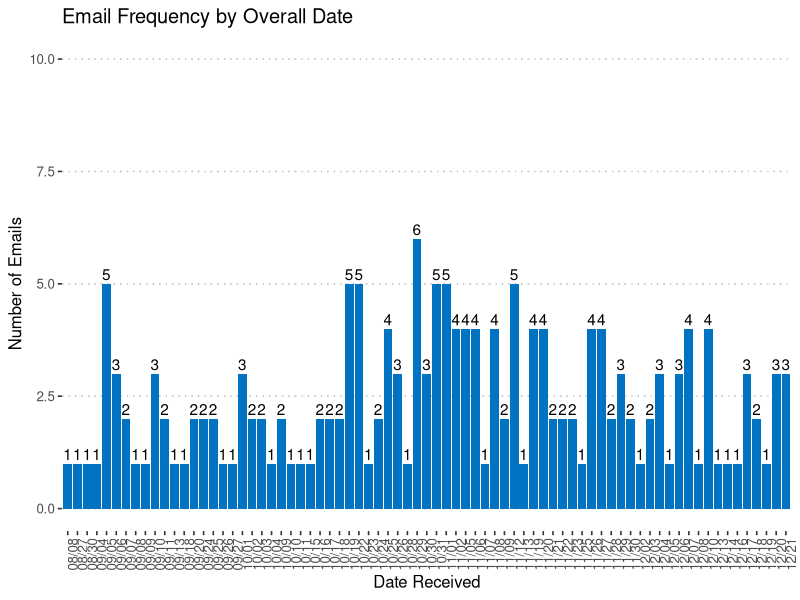
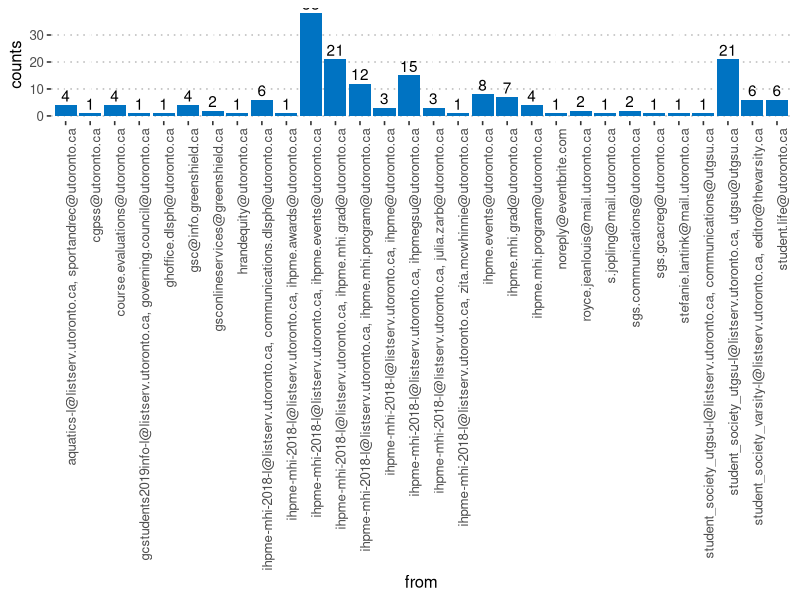
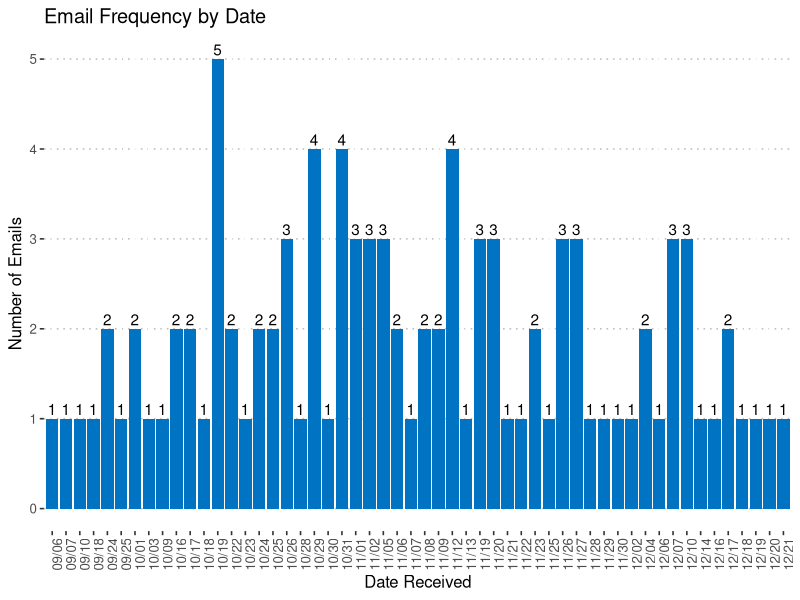
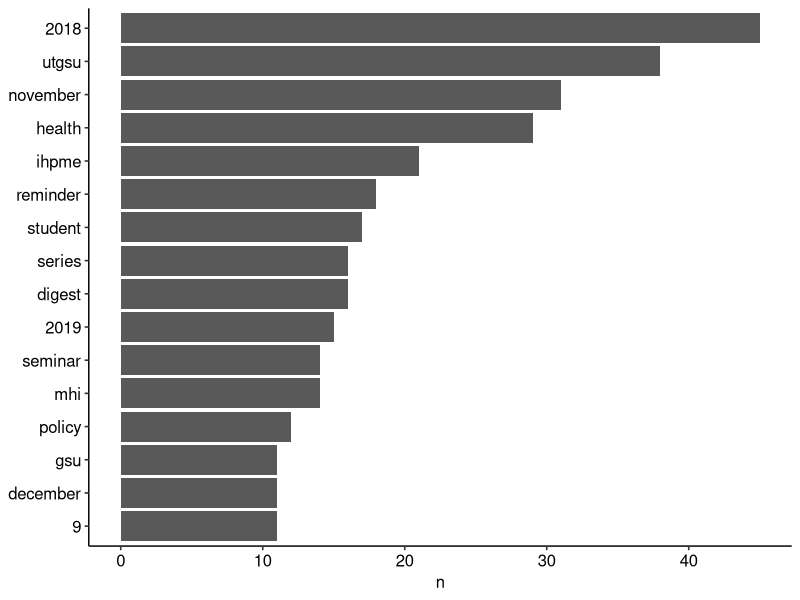

The R source for these figures, in order: (Note: this script raises an error after producing the figures.)
## ---- chunk 1
library(knitr)
library(formatR)
# Set to wrap long lines in R
opts_chunk$set(tidy.opts=list(width.cutoff=60),tidy=TRUE)
## ---- chunk 2
# Set working directory
setwd("~/repos/email_report/")

# Include libraries
library(ggplot2)
library(reshape2)
library(ggpubr)
library(knitr)
library(dplyr)
library(tidytext)
library(janeaustenr)
library(stringr)
library(tidyr)
library(tidytext)
library(ggraph)
library(igraph)
library(wordcloud)
library(scales)

# Set figure theme
theme_set(theme_pubr())

# Import dataset
mhi_email <- read.csv(file="mhi-email_original.csv", header = TRUE, stringsAsFactors = FALSE)

# Sanitize date
mhi_email$date <- format(as.Date(mhi_email$date, "%Y-%m-%d"), format="%m/%d") 

# Check missing data and data description
summary(mhi_email)
sapply(mhi_email,function(x) sum(is.na(x)))
str(mhi_email)
## ---- chunk 3
# Compute the frequency.
df <- mhi_email %>%
  group_by(date) %>%
  summarise(counts = n())
df


# Create bar plot.
ggplot(data=df, aes(x = date, y = counts)) +
  ggtitle("Email Frequency by Overall Date") +
  theme(plot.title = element_text(hjust = 0.5)) +
  labs(x = "Date Received", y = "Number of Emails") +
  scale_y_continuous(limits = c(0, 10)) +
  geom_bar(fill = "#0073C2FF", stat = "identity") +
  geom_text(aes(label = counts), vjust = -0.3) + 
  theme_pubclean() +
  theme(axis.text.x = element_text(angle = 90, hjust = 1))
## ---- chunk 4
# Compute the frequency.
df <- mhi_email %>%
  group_by(date) %>%
  summarise(counts = n())
df

# August
df8 <- df[grep("08/", df$date, perl = TRUE, value = FALSE),]
g8 <- ggplot(df8,aes(date, counts)) +
  scale_y_continuous(limits = c(0, 10)) +
  geom_bar(fill = "#0073C2FF", stat = "identity") +
  geom_text(aes(label = counts), vjust = -0.3) +
  theme_pubclean() +
  theme(axis.title.x = element_blank(),axis.text.x = element_text(angle=90))

# September
df9 <- df[grep("09/", df$date, perl = TRUE, value = FALSE),]
g9 <- ggplot(df9,aes(date, counts)) +
  scale_y_continuous(limits = c(0, 10)) +
  geom_bar(fill = "#0073C2FF", stat = "identity") +
  geom_text(aes(label = counts), vjust = -0.3) +
  theme_pubclean() +
  theme(axis.title.x = element_blank(),axis.text.x = element_text(angle=90))

# October
df10 <- df[grep("10/", df$date, perl = TRUE, value = FALSE),]
g10 <- ggplot(df10,aes(date, counts)) +
  scale_y_continuous(limits = c(0, 10)) +
  geom_bar(fill = "#0073C2FF", stat = "identity") +
  geom_text(aes(label = counts), vjust = -0.3) +
  theme_pubclean() +
  theme(axis.title.x = element_blank(),axis.text.x = element_text(angle=90))

# November
df11 <- df[grep("11/", df$date, perl = TRUE, value = FALSE),]
g11 <- ggplot(df11,aes(date, counts)) +
  scale_y_continuous(limits = c(0, 10)) +
  geom_bar(fill = "#0073C2FF", stat = "identity") +
  geom_text(aes(label = counts), vjust = -0.3) +
  theme_pubclean() +
  theme(axis.title.x = element_blank(),axis.text.x = element_text(angle=90))

# Stack the months
#gridExtra::grid.arrange(grobs = c(g8, g9), ncol=2)

## ---- chunk 5
# Table of abbreviations
knitr::kable(unique(mhi_email$from), caption="Abbreviation of Senders")

# Compute the frequency.
sf <- mhi_email %>%
  group_by(from) %>%
  summarise(counts = n())
sf

# Create bar plot.
# 
ggplot(sf, aes(x = from, y = counts)) +
  geom_bar(fill = "#0073C2FF", stat = "identity") +
  geom_text(aes(label = counts), vjust = -0.3) + 
  theme_pubclean() +
  theme(axis.text.x = element_text(angle = 90, hjust = 1))
## ---- chunk 6
# Extract listservs
listservs <- mhi_email[grep("ihpme-mhi-2018-l@listserv.utoronto.ca", mhi_email$from, perl=TRUE, value=FALSE), ]

# Replace listserv address with empty string from "From"
listservs$from <- sub("(ihpme-mhi-2018-l@listserv.utoronto.ca, )", "", listservs$from)

# Compute the date frequency
lfd <- listservs %>%
  group_by(date) %>%
  summarise (counts = n())

# Create bar plot.
ggplot(data=lfd, aes(x = date, y = counts)) +
  ggtitle("Email Frequency by Date") +
  theme(plot.title = element_text(hjust = 0.5)) +
  labs(x = "Date Received", y = "Number of Emails") +
  geom_bar(fill = "#0073C2FF", stat = "identity") +
  geom_text(aes(label = counts), vjust = -0.3) + 
  theme_pubclean() +
  theme(axis.text.x = element_text(angle = 90, hjust = 1))

# Compute the sender frequency
lfs <- listservs %>%
  group_by(from) %>%
  summarise (counts = n())

# Create bar plot.
## ---- chunk 7
## Remove listserv sender with the original sent on behalf of
mhi_email$from <- gsub(".*(listserv.utoronto.ca, )", "", mhi_email$from)

## Extract the sender and topic columns only
sender_topics <- setNames(data.frame(mhi_email$subject, mhi_email$from, stringsAsFactors = FALSE), c("topic", "sender"))

## mutate() is used to annotate a "email_id" to keep track of senders in the original format. 
original_emails <- sender_topics %>%
  group_by(sender) %>%
  mutate(email_id = row_number()) %>%
  ungroup()
original_emails

## Restructure df to one-token-per-row format
tidy_emails <- original_emails %>%
  unnest_tokens(word, topic)
tidy_emails
## ---- chunk 8
library(tidytext)
data(stop_words)

tidy_emails <- tidy_emails %>%
  anti_join(stop_words)

## Find the most common words in all the emails as a whole.
tidy_emails %>%
  count(word, sort = TRUE)

## The tidy data frame will be piped directly to the ggplot2 package to create a visualization of the most common words.
tidy_emails %>%
  count(word, sort = TRUE) %>%
  filter(n > 10) %>%
  mutate(word = reorder(word, n)) %>%
  ggplot(aes(word, n)) +
  geom_col() +
  xlab(NULL) +
  coord_flip()

## Word Frequencies by the sender
frequency <- tidy_emails %>%
  mutate(word = str_extract(word, "[a-z']+")) %>%
  count(sender, word) %>%
  group_by(sender) %>%
  mutate(proportion = n / sum(n)) %>%
  select(-n) %>%
  spread(sender, proportion) %>%
  gather(sender, proportion, `ihpme.mhi.grad@utoronto.ca`:.)

## Plot
ggplot(frequency, aes(x = proportion, y = `Topics`, color = abs(`Topics` - proportion))) +
  geom_abline(color = "gray40", lty = 2) +
  geom_jitter(alpha = 0.1, size = 2.5, width = 0.3, height = 0.3) +
  geom_text(aes(label = word), check_overlap = TRUE, vjust = 1.5) +
  scale_x_log10(labels = percent_format()) +
  scale_y_log10(labels = percent_format()) +
  scale_color_gradient(limits = c(0, 0.001), low = "darkslategray4", high = "gray75") +
  facet_wrap(~sender, ncol = 2) +
  theme(legend.position="none") +
  labs(y = "Topics", x = NULL)

## Wordclouds (The most common words in the email topics)
tidy_emails %>%
  anti_join(stop_words) %>%
  count(word) %>%
  with(wordcloud(word, n, max.words = 110))

## Term Frequency by Sender
## This enables us to get a better sense of what type of emails each sender is sending.
email_topic <- original_emails %>%
  unnest_tokens(word, topic) %>%
  count(sender, word, sort = TRUE) %>%
  ungroup()

total_topic <- email_topic %>%
  group_by(sender) %>%
  summarize(total = sum(n))

email_topic <- left_join(email_topic, total_topic)

email_topic
## ---- chunk 9
ggplot(email_topic, aes(n/total, fill = sender)) +
  geom_histogram(show.legend = TRUE)
## ---- chunk 10
## The bind_tf_idf function
email_topic <- email_topic %>%
  bind_tf_idf(word, sender, n)
email_topic

## Examine terms with high tf-idf in emails
email_topic %>%
  select(-total) %>%
  arrange(desc(tf_idf))

## ---- chunk 11
# Let's look at a visualization for these high tf-idf words.
email_topic %>%
  arrange(desc(tf_idf)) %>%
  mutate(word = factor(word, levels = rev(unique(word)))) %>%
  group_by(sender) %>%
  top_n(20) %>%
  ungroup %>%
  ggplot(aes(word, tf_idf, fill = sender)) + 
  geom_col(show.legend = FALSE) +
  labs(x = NULL, y = "tf-idf") + 
  facet_wrap(~sender, ncol = 5, scales = "free") +
  coord_flip()
  
## Relationships between words: n-grams and correlations
email_bigrams <- original_emails %>%
  unnest_tokens(bigram, topic, token = "ngrams", n = 2)

email_bigrams

# Counting and filtering n-grams
email_bigrams %>%
  count(bigram, sort = TRUE)

## As one might expect, a lot of the most common bigrams are pairs of common words, such as "UTGSU digest" and "Seminar Series".
bigrams_separated <- email_bigrams %>%
  separate(bigram, c("word1", "word2"), sep = " ")

bigrams_filtered <- bigrams_separated %>%
  filter(!word1 %in% stop_words$word) %>%
  filter(!word2 %in% stop_words$word)

# new bigram counts:
bigram_counts <- bigrams_filtered %>%
  count(word1, word2, sort = TRUE)

bigram_counts
## ---- chunk 12
## Will use "separate/filter/count/unite" to find the most common bigrams not containing stop-words.
bigrams_united <- bigrams_filtered %>%
  unite(bigram, word1, word2, sep = " ")

bigrams_united

## In other analyses, we may be interested in the most common trigrams.
original_emails %>%
  unnest_tokens(trigram, topic, token = "ngrams", n = 3) %>%
  separate(trigram, c("word1", "word2", "word3"), sep = " ") %>%
  filter(!word1 %in% stop_words$word,
         !word2 %in% stop_words$word,
         !word3 %in% stop_words$word) %>%
  count(word1, word2, word3, sort = TRUE)

## Bigrams Analysis
## Find the most common "event/seminar/series/reminder" mentioned by each sender
bigrams_filtered %>%
  filter(word2 == "event") %>%
  count(sender, word1, sort = TRUE)

bigrams_filtered %>%
  filter(word2 == "seminar") %>%
  count(sender, word1, sort = TRUE)

bigrams_filtered %>%
  filter(word2 == "series") %>%
  count(sender, word1, sort = TRUE)

bigrams_filtered %>%
  filter(word2 == "reminder") %>%
  count(sender, word1, sort = TRUE)
## ---- chunk 13
# original counts
bigram_counts

# filter for only relatively common combinations
bigram_graph <- bigram_counts %>%
  filter(n > 3) %>%
  graph_from_data_frame()

bigram_graph

set.seed(2017)

ggraph(bigram_graph, layout = "fr") +
  geom_edge_link() +
  geom_node_point() +
  geom_node_text(aes(label = name), vjust = 1, hjust = 1)

## ---- chunk 14
set.seed(2016)

a <- grid::arrow(type = "closed", length = unit(.15, "inches"))

ggraph(bigram_graph, layout = "fr") +
  geom_edge_link(aes(edge_alpha = n), show.legend = FALSE, arrow = a, end_cap = circle(.07, 'inches')) +
  geom_node_point(color = "lightblue", size = 5) +
  geom_node_text(aes(label = name), vjust = 1, hjust = 1) +
  theme_void()

## Common bigrams in email topics with some polishing
